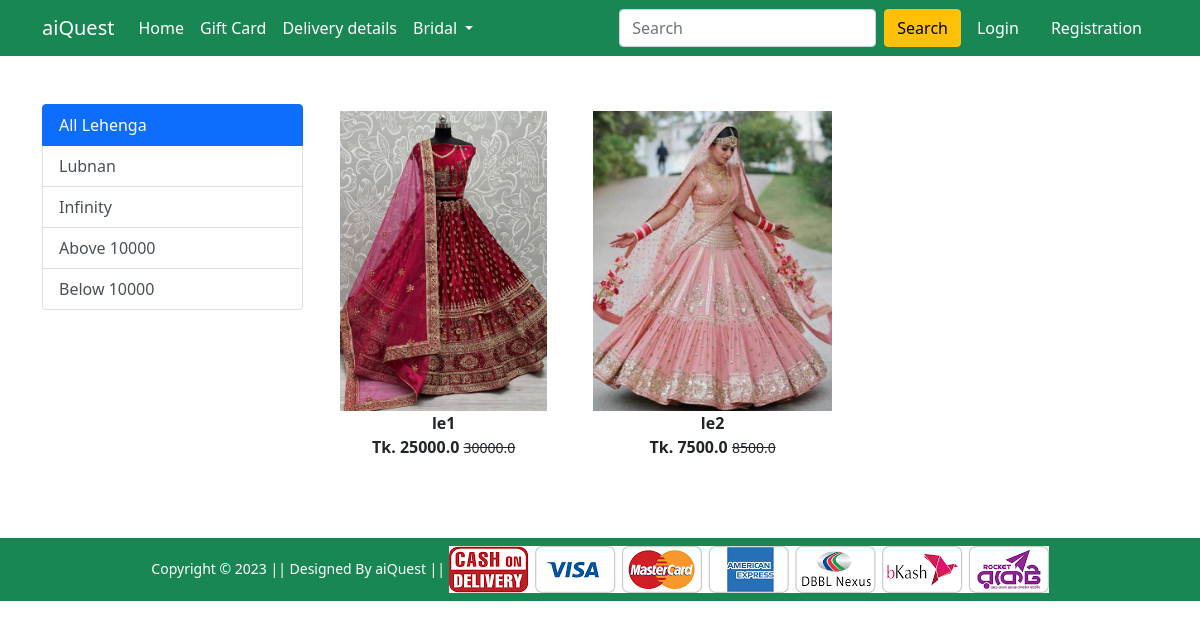
The app's page /lehenga/ with its own data.
### Shop/models.py (models this page shows, shortened)
class Product(models.Model):
    title = models.CharField(max_length=100)
    selling_price = models.FloatField()
    discounted_price = models.FloatField()
    description = models.TextField()
    brand = models.CharField(max_length=100)
    category = models.CharField(choices=CATEGORY_CHOICES,max_length=2)
    product_image = models.ImageField(upload_to='productimg')

### Shop/views.py (the view)
# urls.py: path('lehenga/', views.lehenga, name='lehenga'),
def lehenga(request, data =None):
    if data == None:
        lehengas = Product.objects.filter(category = 'L')
    elif data == 'lubnan' or data == 'infinity':
        lehengas = Product.objects.filter(category='L').filter(brand=data)
    elif data == 'below':
        lehengas = Product.objects.filter(category='L').filter(discounted_price__lt=10000)
    elif data == 'above':
        lehengas = Product.objects.filter(category='L').filter(discounted_price__gt=10000)
    return render(request, 'Shop/lehenga.html', {'lehengas':lehengas})

### Shop/templates/Shop/lehenga.html (shortened to what this page needs)
{% extends 'Shop/base.html' %}
{% load static %}
{% block main-content %}
<div class="container my-5">
    <div class="row">
        <div class="col-sm-3">
            <div class="list-group">
                <a href="{% url 'lehenga' %}" class="list-group-item list-group-item-action active" aria-current="true">
                    All Lehenga
                </a>
                <a href="{% url 'lehengaitem' 'lubnan' %}" class="list-group-item list-group-item-action">Lubnan</a>
                <a href="{% url 'lehengaitem' 'infinity' %}" class="list-group-item list-group-item-action">Infinity</a>
                <a href="{% url 'lehengaitem' 'above' %}" class="list-group-item list-group-item-action">Above 10000</a>
                <a href="{% url 'lehengaitem' 'below' %}" class="list-group-item list-group-item-action">Below 10000</a>
            </div>
        </div>
        <div class="col-sm-8">
            <div class="row">
                {% for product in lehengas %}
                <div class="col-sm-4 text-center mb-4">
                    <a href="{% url 'product-detail' product.id %}" class="btn">
                        <div class="item">
                            <img src="{{product.product_image.url}}" alt="" height="300" class="">
                            <div class="fw-bold">{{product.title}}</div>
                            <div class="fw-bold">Tk. {{product.discounted_price}} <small
                                    class="fw-light text-decoration-line-through">{{product.selling_price}}</small>
                            </div>
                        </div>
                    </a>
                </div>
                {% endfor %}
            </div>
        </div>
    </div>
</div>
{% endblock main-content %}

### records on screen
Product: product_image (picture), title "le1", discounted_price "25000.0", selling_price "30000.0"
Product: product_image (picture), title "le2", discounted_price "7500.0", selling_price "8500.0"
